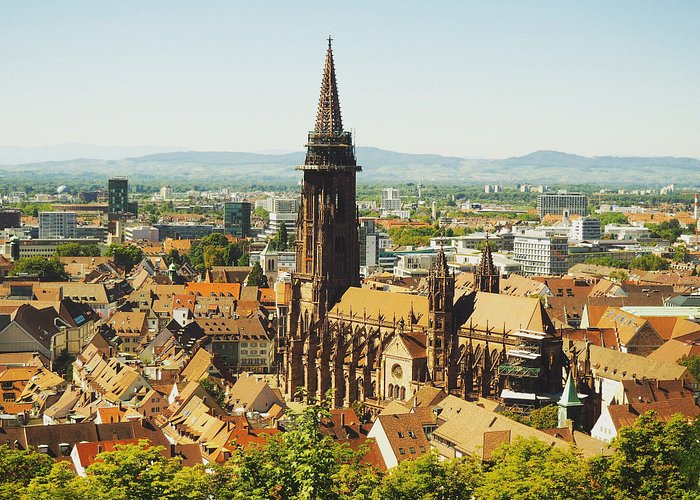
#> input picture data/test.jpg, 700 x 500 px
$ python Main.py
#> lines starting #> are read from the running program, lines starting #| are printed output that depends on the picture; long printed decimals are rounded
### SVD_compression.py
import math
import numpy as np;
from numpy import linalg as la

# global attributes
k_factor = 0.18


def compress(A):
    U, S, Vh = np.linalg.svd(A, full_matrices=False)
    Sigma = np.diag(S)

    # number of values / columns / rows to delete
    k = math.floor((la.matrix_rank(A)) * (1 - k_factor))

    # Modify Sigma matrix
    print("Modify Sigma matrix by deleting", k, "values\n---------------------------")
    for x in range(1, k + 1):
        Sigma[-x][-x] = 0

    # Modify U matrix
    print("Modify U matrix by deleting", k, "columns\n---------------------------")
    U = U.T
    for column in range(1, k):
        for row in range(U.shape[1]):
            U[-column][row] = 0
    U = U.T

    # Modify Vh matrix
    print("Modify V matrix by deleting", k, "Rows\n---------------------------")
    for column in range(1, k):
        for row in range(Vh.shape[1]):
            Vh[-column][row] = 0

    eval_string = "Efficiency: " + str((1 - (
            (U.shape[0] * (U.shape[1] - k) + la.matrix_rank(A) - k + (Vh.shape[0] - k) * Vh.shape[1]) * 3 / (
            A.shape[0] * A.shape[1]))) * 100) + "%"

    return U, Sigma, Vh, eval_string

### Main.py
import numpy as np
from PIL import Image
from matplotlib import pyplot as plt

import SVD_compression

# Load image
image = Image.open('data/test.jpg')
#> image is the input picture: PIL image 700x500 RGB; mean R, G, B 160.9, 154.3, 127.1
img_matrix = np.array(image)

# Split image into 3 color channels
R = img_matrix[:, :, 0]
G = img_matrix[:, :, 1]
B = img_matrix[:, :, 2]

U, Sigma, V, eval_string = SVD_compression.compress(R)
#> in compress, `U, S, Vh = np.linalg.svd(A, full_matrices=False)`: S = 500 values, max 97889.1 at index 0, min 1.92 at index 499, mean 919.2
#> in compress, `k = math.floor((la.matrix_rank(A)) * (1 - k_factor))`: k = 410
#| Modify Sigma matrix by deleting 410 values
#| ---------------------------
#> after the loop in compress, `for x in range(1, k + 1):`: Sigma: shape (500, 500) float64; min 0, max 97889.1, mean 1.3
#| Modify U matrix by deleting 410 columns
#| ---------------------------
#| Modify V matrix by deleting 410 Rows
#| ---------------------------
#> after the loop in compress, `for column in range(1, k):`:
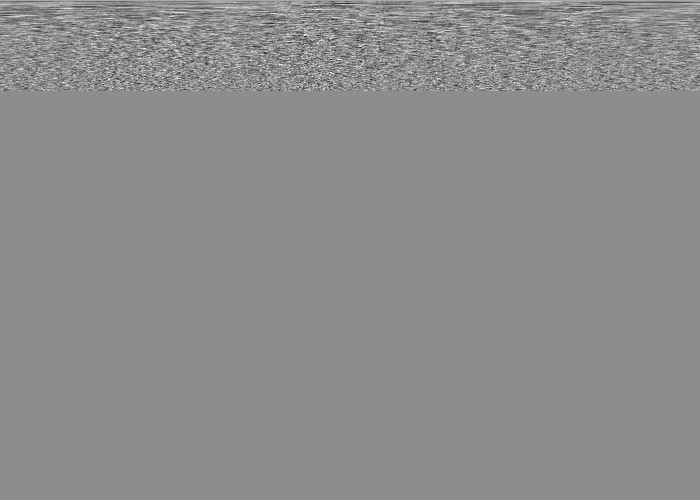
#> Vh: shape (500, 700) float64; min -0.199, max 0.159, mean 7.55e-05; drawn with min black and max white
#> in compress, `eval_string = "Efficiency: " + str((1 - ( (U.shape[0] * (U.shape[1] - ..`: eval_string = 'Efficiency: 7.351428571428576%'
#> eval_string = 'Efficiency: 7.351428571428576%'
R_compressed = U @ Sigma @ V

U, Sigma, V, eval_string = SVD_compression.compress(G)
#| Modify Sigma matrix by deleting 410 values
#| ---------------------------
#> after the loop in compress (call 2), `for x in range(1, k + 1):`: Sigma: shape (500, 500) float64; min 0, max 96161.7, mean 1.2
#| Modify U matrix by deleting 410 columns
#| ---------------------------
#| Modify V matrix by deleting 410 Rows
#| ---------------------------
G_compressed = U @ Sigma @ V
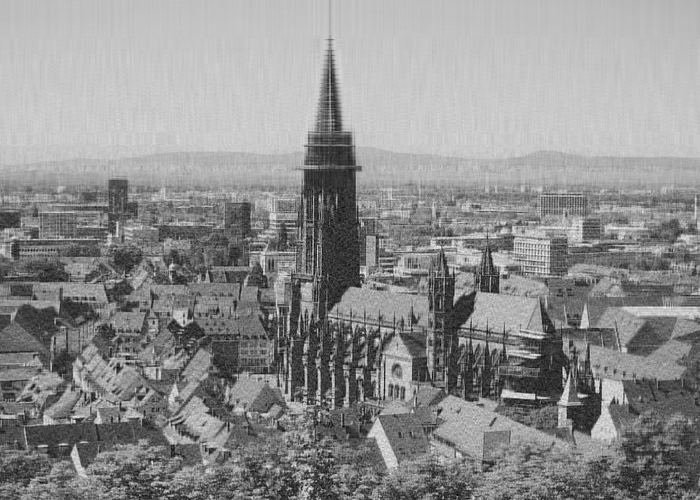
#> G_compressed: shape (500, 700) float64; min -32.03, max 299.6, mean 154.3; drawn with min black and max white

U, Sigma, V, eval_string = SVD_compression.compress(B)
#> in compress (call 3), `U, S, Vh = np.linalg.svd(A, full_matrices=False)`: S = 500 values, max 86411.5 at index 0, min 1.84 at index 499, mean 790.1
#| Modify Sigma matrix by deleting 410 values
#| ---------------------------
#> after the loop in compress (call 3), `for x in range(1, k + 1):`: Sigma: shape (500, 500) float64; min 0, max 86411.5, mean 1
#| Modify U matrix by deleting 410 columns
#| ---------------------------
#> after the loop in compress (call 3), `for column in range(1, k):`:
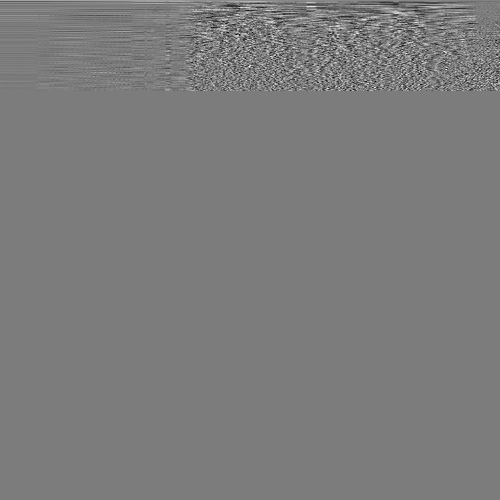
#> U: shape (500, 500) float64; min -0.219, max 0.231, mean 1.45e-05; drawn with min black and max white
#| Modify V matrix by deleting 410 Rows
#| ---------------------------
#> after the loop in compress (call 3), `for column in range(1, k):`:
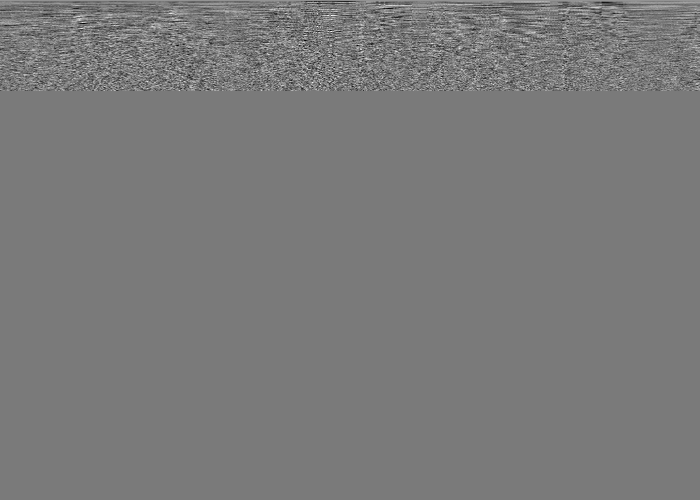
#> Vh: shape (500, 700) float64; min -0.182, max 0.198, mean 7.66e-05; drawn with min black and max white
B_compressed = U @ Sigma @ V
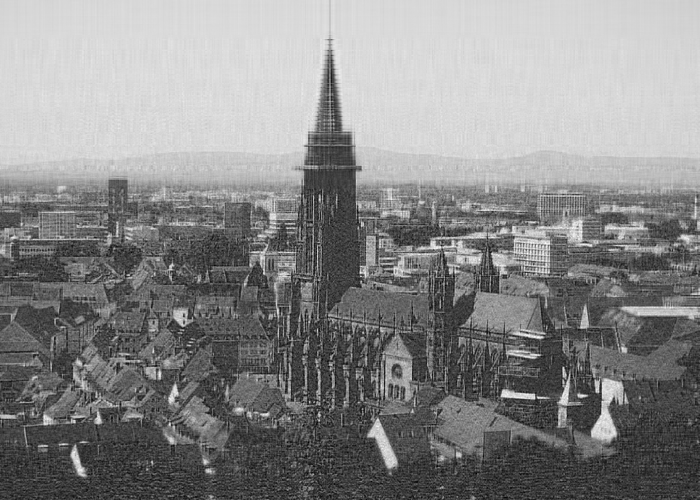
#> B_compressed: shape (500, 700) float64; min -40.91, max 273.1, mean 127.1; drawn with min black and max white

img_matrix_compressed = np.dstack((R_compressed, G_compressed, B_compressed))
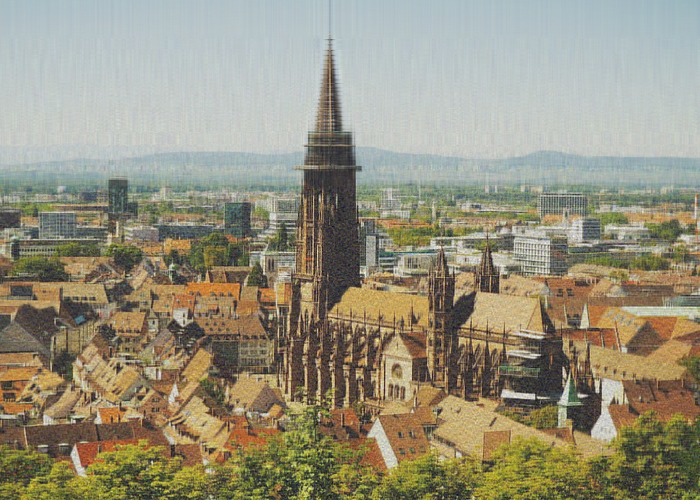
#> img_matrix_compressed: shape (500, 700, 3) float64; mean R, G, B 160.9, 154.3, 127.1; drawn with min black and max white

print(eval_string)
#| Efficiency: 7.351%

plt.figure()
plt.imshow(img_matrix.astype('uint8'))
plt.title("original")
plt.axis('off')

plt.figure()
plt.imshow(img_matrix_compressed.astype('uint8'))
plt.title("compressed")
plt.axis('off')

plt.show()
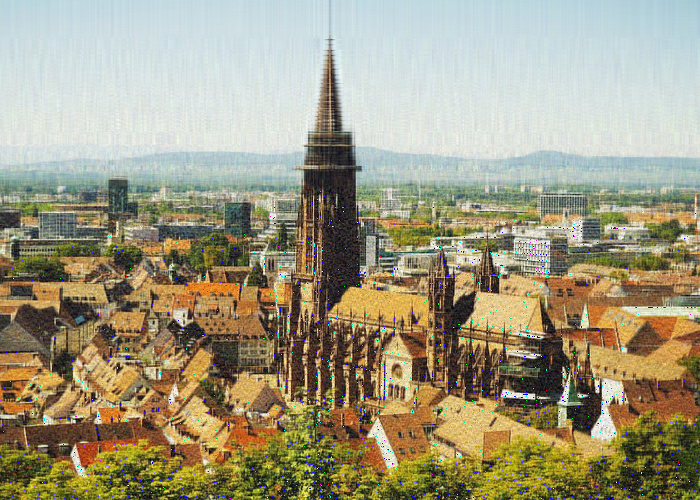
#> shown: shape (500, 700, 3); mean R, G, B 159.7, 153.8, 128.1
